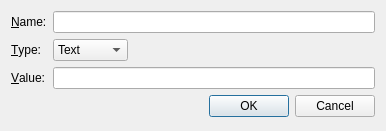
<?xml version="1.0" encoding="UTF-8"?>
<ui version="4.0">
 <class>BookmarkExtraInfoAddEditDialog</class>
 <widget class="QDialog" name="BookmarkExtraInfoAddEditDialog">
  <property name="geometry">
   <rect>
    <x>0</x>
    <y>0</y>
    <width>386</width>
    <height>131</height>
   </rect>
  </property>
  <property name="sizePolicy">
   <sizepolicy hsizetype="Fixed" vsizetype="Preferred">
    <horstretch>0</horstretch>
    <verstretch>0</verstretch>
   </sizepolicy>
  </property>
  <property name="windowTitle">
   <string>Bookmark Property</string>
  </property>
  <layout class="QFormLayout" name="formLayout">
   <property name="fieldGrowthPolicy">
    <enum>QFormLayout::AllNonFixedFieldsGrow</enum>
   </property>
   <item row="0" column="0">
    <widget class="QLabel" name="label">
     <property name="text">
      <string>&amp;Name:</string>
     </property>
     <property name="buddy">
      <cstring>leName</cstring>
     </property>
    </widget>
   </item>
   <item row="0" column="1">
    <widget class="QLineEdit" name="leName"/>
   </item>
   <item row="2" column="0">
    <widget class="QLabel" name="label_2">
     <property name="text">
      <string>&amp;Type:</string>
     </property>
     <property name="buddy">
      <cstring>cboType</cstring>
     </property>
    </widget>
   </item>
   <item row="3" column="0">
    <widget class="QLabel" name="label_3">
     <property name="text">
      <string>&amp;Value:</string>
     </property>
     <property name="buddy">
      <cstring>leValue</cstring>
     </property>
    </widget>
   </item>
   <item row="3" column="1">
    <widget class="QLineEdit" name="leValue"/>
   </item>
   <item row="5" column="0" colspan="2">
    <widget class="QDialogButtonBox" name="buttonBox">
     <property name="orientation">
      <enum>Qt::Horizontal</enum>
     </property>
     <property name="standardButtons">
      <set>QDialogButtonBox::Cancel|QDialogButtonBox::Ok</set>
     </property>
    </widget>
   </item>
   <item row="2" column="1">
    <widget class="QWidget" name="widget" native="true">
     <layout class="QHBoxLayout" name="horizontalLayout">
      <property name="leftMargin">
       <number>0</number>
      </property>
      <property name="topMargin">
       <number>0</number>
      </property>
      <property name="rightMargin">
       <number>0</number>
      </property>
      <property name="bottomMargin">
       <number>0</number>
      </property>
      <item>
       <widget class="QComboBox" name="cboType">
        <property name="currentIndex">
         <number>1</number>
        </property>
        <item>
         <property name="text">
          <string>Null</string>
         </property>
        </item>
        <item>
         <property name="text">
          <string>Text</string>
         </property>
        </item>
        <item>
         <property name="text">
          <string>Number</string>
         </property>
        </item>
        <item>
         <property name="text">
          <string>Boolean</string>
         </property>
        </item>
       </widget>
      </item>
      <item>
       <spacer name="horizontalSpacer">
        <property name="orientation">
         <enum>Qt::Horizontal</enum>
        </property>
        <property name="sizeHint" stdset="0">
         <size>
          <width>40</width>
          <height>20</height>
         </size>
        </property>
       </spacer>
      </item>
     </layout>
    </widget>
   </item>
  </layout>
 </widget>
 <tabstops>
  <tabstop>leName</tabstop>
  <tabstop>cboType</tabstop>
  <tabstop>leValue</tabstop>
 </tabstops>
 <resources/>
 <connections>
  <connection>
   <sender>buttonBox</sender>
   <signal>accepted()</signal>
   <receiver>BookmarkExtraInfoAddEditDialog</receiver>
   <slot>accept()</slot>
   <hints>
    <hint type="sourcelabel">
     <x>247</x>
     <y>121</y>
    </hint>
    <hint type="destinationlabel">
     <x>157</x>
     <y>130</y>
    </hint>
   </hints>
  </connection>
  <connection>
   <sender>buttonBox</sender>
   <signal>rejected()</signal>
   <receiver>BookmarkExtraInfoAddEditDialog</receiver>
   <slot>reject()</slot>
   <hints>
    <hint type="sourcelabel">
     <x>315</x>
     <y>121</y>
    </hint>
    <hint type="destinationlabel">
     <x>286</x>
     <y>130</y>
    </hint>
   </hints>
  </connection>
 </connections>
</ui>
